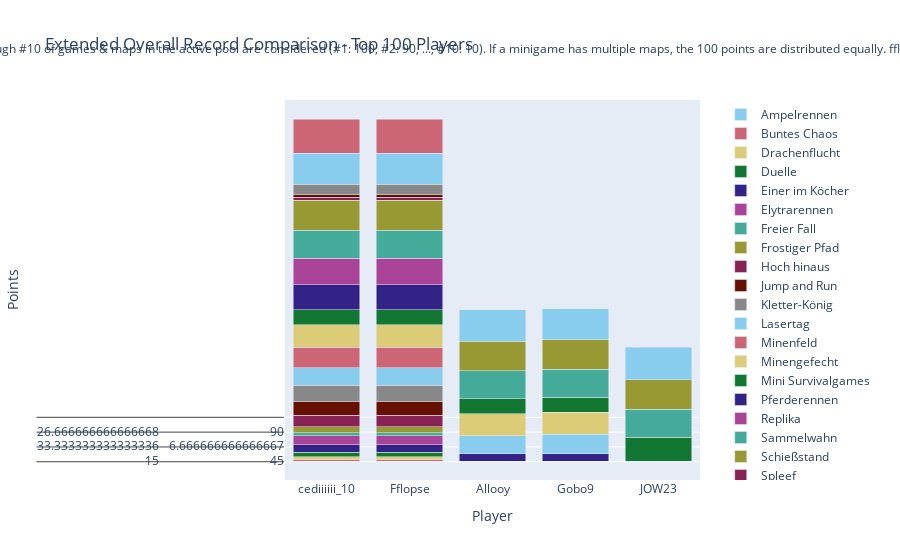

The cell this chart's notebook holds for it:
### Code cell
import plotly.graph_objects as go

# Sum all columns to get the total score
outDf['Total'] = outDf.sum(axis=1)

# Sort by total score and fill N/A values with 0
outDf = outDf.sort_values(by='Total', ascending=False).fillna(0)

# Crop to top 10 players
cropDf = outDf.head(100).copy()

# Drop the 'Total' column for plotting
cropDf = cropDf.drop(columns=['Total'])

# Create a color palette
color_palette = px.colors.qualitative.Safe

# Create the stacked bar plot
fig = go.Figure()

for column in cropDf.columns.difference(['Player']):
    fig.add_trace(go.Bar(
        x=cropDf.index,
        y=cropDf[column],
        name=column,
        marker_color=color_palette[len(fig.data) % len(color_palette)]
    ))

# Update layout
fig.update_layout(
    barmode='stack',
    title='Extended Overall Record Comparison - Top 100 Players',
    xaxis=dict(title='Player'),
    yaxis=dict(title='Points'),
    #height=800,
    #width=1000,
    legend=dict(
        x=1.05,
        y=0.5,
        traceorder='normal',
        font=dict(size=12),
        bgcolor='rgba(255, 255, 255, 0)',
        bordercolor='rgba(0, 0, 0, 0)'
    ),
    margin=dict(r=200),  # Adjust right margin to make room for the legend
    annotations=[
        dict(
            x=0.5,
            y=1.1635,
            xref='paper',
            yref='paper',
            text='Max 100 points per minigame. Records #1 through #10 of games & maps in the active pool are considered (#1: 100, #2: 90, ..., #10: 10). If a minigame has multiple maps, the 100 points are distributed equally. fflopse.github.io/MCP-Records/data-analysis/global-ranking.ipynb',
            showarrow=False,
            font=dict(size=12),
            xanchor='center'
        )
    ]
)

fig.show()

# save the plot as an html file

fig.write_html('out/full_overall_record_comparison.html')

### Figure 1 — Plotly figure (JSON) as saved in the notebook; plotly's stock layout.template omitted (floating-point values rounded to 4 significant figures; data arrays with more than 128 entries replaced by an {"elided": "..."} marker saying what was removed)
{"data": [{"marker": {"color": "rgb(136, 204, 238)"}, "name": "Ampelrennen", "type": "bar", "x": ["cediiiiii_10", "Fflopse", "Allooy", "Gobo9", "JOW23", "ReichesBrot", "HerrDante", "Pedrozockt", "chrisihalt", "_n3d", "Ex4cted", "2wc", "Freeeedom", "FrozenNoah", "DarkCobweb", "Ninivee", "yzvm", "camman18YT", "yiiq", "byTobi", "Squashgitter333", "Grapfen", "Teesily", "MindsetKito", "KakaMC", "2B9", "Umgfoin", "h4nnes", "miridis41", "Schmaarek", "zBro", "lizsyy", "unausgesprochen", "Shiewk", "Davinci_Son", "TheFabo", "ffawks", "La_meleagro", "Sey__", "TheBreadHD", "HeIsJustAPoorBoy", "Luxemburq", "IchHolzDichWeg", "MaxMitMaulkorb", "ByNetherdude", "LeWi_100", "Pluto28", "G0at3D", "GeneralEnte06", "Gerrygames", "Gummibearchen", "Lubottus", "Kyuudo", "GamemasterNiki", "agowskyy", "LordAlexos", "GermanPie", "lolisamakun", "Lingex", "NotLennart", "Morittz", "Feinberg", "JennieKim", "M0osebumps", "Simlll", "revolverz", "Stockinqs", "LeMetin_", "Julius16", "Sower_", "Dokkkkko", "xBaumeisterin", "YBCM", "Mincheeen", "SiLoHB", "Cytoox", "Vacted", "Janne4k", "Krusti", "xX_Dima_ggg_Xx6", "Vanillinchen", "Seemops_8", "ScreamingBlatz", "Bikoop", "20LeRe10", "MoZadaCraft", "EinfachEazy", "lolisamasan", "Falke23_5", "RasenLP", "Tim_Voltia", "deadfiight", "HerosHD", "Ritokii", "Gryzes", "Nervigerr", "SpeckyCut", "PixlNight", "Lennart0911", "BastiGHG"], "y": {"elided": "100x2 int values"}}, {"marker": {"color": "rgb(204, 102, 119)"}, "name": "Buntes Chaos", "type": "bar", "x": ["cediiiiii_10", "Fflopse", "Allooy", "Gobo9", "JOW23", "ReichesBrot", "HerrDante", "Pedrozockt", "chrisihalt", "_n3d", "Ex4cted", "2wc", "Freeeedom", "FrozenNoah", "DarkCobweb", "Ninivee", "yzvm", "camman18YT", "yiiq", "byTobi", "Squashgitter333", "Grapfen", "Teesily", "MindsetKito", "KakaMC", "2B9", "Umgfoin", "h4nnes", "miridis41", "Schmaarek", "zBro", "lizsyy", "unausgesprochen", "Shiewk", "Davinci_Son", "TheFabo", "ffawks", "La_meleagro", "Sey__", "TheBreadHD", "HeIsJustAPoorBoy", "Luxemburq", "IchHolzDichWeg", "MaxMitMaulkorb", "ByNetherdude", "LeWi_100", "Pluto28", "G0at3D", "GeneralEnte06", "Gerrygames", "Gummibearchen", "Lubottus", "Kyuudo", "GamemasterNiki", "agowskyy", "LordAlexos", "GermanPie", "lolisamakun", "Lingex", "NotLennart", "Morittz", "Feinberg", "JennieKim", "M0osebumps", "Simlll", "revolverz", "Stockinqs", "LeMetin_", "Julius16", "Sower_", "Dokkkkko", "xBaumeisterin", "YBCM", "Mincheeen", "SiLoHB", "Cytoox", "Vacted", "Janne4k", "Krusti", "xX_Dima_ggg_Xx6", "Vanillinchen", "Seemops_8", "ScreamingBlatz", "Bikoop", "20LeRe10", "MoZadaCraft", "EinfachEazy", "lolisamasan", "Falke23_5", "RasenLP", "Tim_Voltia", "deadfiight", "HerosHD", "Ritokii", "Gryzes", "Nervigerr", "SpeckyCut", "PixlNight", "Lennart0911", "BastiGHG"], "y": {"elided": "100x2 int values"}}, {"marker": {"color": "rgb(221, 204, 119)"}, "name": "Drachenflucht", "type": "bar", "x": ["cediiiiii_10", "Fflopse", "Allooy", "Gobo9", "JOW23", "ReichesBrot", "HerrDante", "Pedrozockt", "chrisihalt", "_n3d", "Ex4cted", "2wc", "Freeeedom", "FrozenNoah", "DarkCobweb", "Ninivee", "yzvm", "camman18YT", "yiiq", "byTobi", "Squashgitter333", "Grapfen", "Teesily", "MindsetKito", "KakaMC", "2B9", "Umgfoin", "h4nnes", "miridis41", "Schmaarek", "zBro", "lizsyy", "unausgesprochen", "Shiewk", "Davinci_Son", "TheFabo", "ffawks", "La_meleagro", "Sey__", "TheBreadHD", "HeIsJustAPoorBoy", "Luxemburq", "IchHolzDichWeg", "MaxMitMaulkorb", "ByNetherdude", "LeWi_100", "Pluto28", "G0at3D", "GeneralEnte06", "Gerrygames", "Gummibearchen", "Lubottus", "Kyuudo", "GamemasterNiki", "agowskyy", "LordAlexos", "GermanPie", "lolisamakun", "Lingex", "NotLennart", "Morittz", "Feinberg", "JennieKim", "M0osebumps", "Simlll", "revolverz", "Stockinqs", "LeMetin_", "Julius16", "Sower_", "Dokkkkko", "xBaumeisterin", "YBCM", "Mincheeen", "SiLoHB", "Cytoox", "Vacted", "Janne4k", "Krusti", "xX_Dima_ggg_Xx6", "Vanillinchen", "Seemops_8", "ScreamingBlatz", "Bikoop", "20LeRe10", "MoZadaCraft", "EinfachEazy", "lolisamasan", "Falke23_5", "RasenLP", "Tim_Voltia", "deadfiight", "HerosHD", "Ritokii", "Gryzes", "Nervigerr", "SpeckyCut", "PixlNight", "Lennart0911", "BastiGHG"], "y": {"elided": "100x2 float values"}}, {"marker": {"color": "rgb(17, 119, 51)"}, "name": "Duelle", "type": "bar", "x": ["cediiiiii_10", "Fflopse", "Allooy", "Gobo9", "JOW23", "ReichesBrot", "HerrDante", "Pedrozockt", "chrisihalt", "_n3d", "Ex4cted", "2wc", "Freeeedom", "FrozenNoah", "DarkCobweb", "Ninivee", "yzvm", "camman18YT", "yiiq", "byTobi", "Squashgitter333", "Grapfen", "Teesily", "MindsetKito", "KakaMC", "2B9", "Umgfoin", "h4nnes", "miridis41", "Schmaarek", "zBro", "lizsyy", "unausgesprochen", "Shiewk", "Davinci_Son", "TheFabo", "ffawks", "La_meleagro", "Sey__", "TheBreadHD", "HeIsJustAPoorBoy", "Luxemburq", "IchHolzDichWeg", "MaxMitMaulkorb", "ByNetherdude", "LeWi_100", "Pluto28", "G0at3D", "GeneralEnte06", "Gerrygames", "Gummibearchen", "Lubottus", "Kyuudo", "GamemasterNiki", "agowskyy", "LordAlexos", "GermanPie", "lolisamakun", "Lingex", "NotLennart", "Morittz", "Feinberg", "JennieKim", "M0osebumps", "Simlll", "revolverz", "Stockinqs", "LeMetin_", "Julius16", "Sower_", "Dokkkkko", "xBaumeisterin", "YBCM", "Mincheeen", "SiLoHB", "Cytoox", "Vacted", "Janne4k", "Krusti", "xX_Dima_ggg_Xx6", "Vanillinchen", "Seemops_8", "ScreamingBlatz", "Bikoop", "20LeRe10", "MoZadaCraft", "EinfachEazy", "lolisamasan", "Falke23_5", "RasenLP", "Tim_Voltia", "deadfiight", "HerosHD", "Ritokii", "Gryzes", "Nervigerr", "SpeckyCut", "PixlNight", "Lennart0911", "BastiGHG"], "y": {"elided": "100x2 int values"}}, {"marker": {"color": "rgb(51, 34, 136)"}, "name": "Einer im Köcher", "type": "bar", "x": ["cediiiiii_10", "Fflopse", "Allooy", "Gobo9", "JOW23", "ReichesBrot", "HerrDante", "Pedrozockt", "chrisihalt", "_n3d", "Ex4cted", "2wc", "Freeeedom", "FrozenNoah", "DarkCobweb", "Ninivee", "yzvm", "camman18YT", "yiiq", "byTobi", "Squashgitter333", "Grapfen", "Teesily", "MindsetKito", "KakaMC", "2B9", "Umgfoin", "h4nnes", "miridis41", "Schmaarek", "zBro", "lizsyy", "unausgesprochen", "Shiewk", "Davinci_Son", "TheFabo", "ffawks", "La_meleagro", "Sey__", "TheBreadHD", "HeIsJustAPoorBoy", "Luxemburq", "IchHolzDichWeg", "MaxMitMaulkorb", "ByNetherdude", "LeWi_100", "Pluto28", "G0at3D", "GeneralEnte06", "Gerrygames", "Gummibearchen", "Lubottus", "Kyuudo", "GamemasterNiki", "agowskyy", "LordAlexos", "GermanPie", "lolisamakun", "Lingex", "NotLennart", "Morittz", "Feinberg", "JennieKim", "M0osebumps", "Simlll", "revolverz", "Stockinqs", "LeMetin_", "Julius16", "Sower_", "Dokkkkko", "xBaumeisterin", "YBCM", "Mincheeen", "SiLoHB", "Cytoox", "Vacted", "Janne4k", "Krusti", "xX_Dima_ggg_Xx6", "Vanillinchen", "Seemops_8", "ScreamingBlatz", "Bikoop", "20LeRe10", "MoZadaCraft", "EinfachEazy", "lolisamasan", "Falke23_5", "RasenLP", "Tim_Voltia", "deadfiight", "HerosHD", "Ritokii", "Gryzes", "Nervigerr", "SpeckyCut", "PixlNight", "Lennart0911", "BastiGHG"], "y": {"elided": "100x4 float values"}}, {"marker": {"color": "rgb(170, 68, 153)"}, "name": "Elytrarennen", "type": "bar", "x": ["cediiiiii_10", "Fflopse", "Allooy", "Gobo9", "JOW23", "ReichesBrot", "HerrDante", "Pedrozockt", "chrisihalt", "_n3d", "Ex4cted", "2wc", "Freeeedom", "FrozenNoah", "DarkCobweb", "Ninivee", "yzvm", "camman18YT", "yiiq", "byTobi", "Squashgitter333", "Grapfen", "Teesily", "MindsetKito", "KakaMC", "2B9", "Umgfoin", "h4nnes", "miridis41", "Schmaarek", "zBro", "lizsyy", "unausgesprochen", "Shiewk", "Davinci_Son", "TheFabo", "ffawks", "La_meleagro", "Sey__", "TheBreadHD", "HeIsJustAPoorBoy", "Luxemburq", "IchHolzDichWeg", "MaxMitMaulkorb", "ByNetherdude", "LeWi_100", "Pluto28", "G0at3D", "GeneralEnte06", "Gerrygames", "Gummibearchen", "Lubottus", "Kyuudo", "GamemasterNiki", "agowskyy", "LordAlexos", "GermanPie", "lolisamakun", "Lingex", "NotLennart", "Morittz", "Feinberg", "JennieKim", "M0osebumps", "Simlll", "revolverz", "Stockinqs", "LeMetin_", "Julius16", "Sower_", "Dokkkkko", "xBaumeisterin", "YBCM", "Mincheeen", "SiLoHB", "Cytoox", "Vacted", "Janne4k", "Krusti", "xX_Dima_ggg_Xx6", "Vanillinchen", "Seemops_8", "ScreamingBlatz", "Bikoop", "20LeRe10", "MoZadaCraft", "EinfachEazy", "lolisamasan", "Falke23_5", "RasenLP", "Tim_Voltia", "deadfiight", "HerosHD", "Ritokii", "Gryzes", "Nervigerr", "SpeckyCut", "PixlNight", "Lennart0911", "BastiGHG"], "y": {"elided": "100x2 float values"}}, {"marker": {"color": "rgb(68, 170, 153)"}, "name": "Freier Fall", "type": "bar", "x": ["cediiiiii_10", "Fflopse", "Allooy", "Gobo9", "JOW23", "ReichesBrot", "HerrDante", "Pedrozockt", "chrisihalt", "_n3d", "Ex4cted", "2wc", "Freeeedom", "FrozenNoah", "DarkCobweb", "Ninivee", "yzvm", "camman18YT", "yiiq", "byTobi", "Squashgitter333", "Grapfen", "Teesily", "MindsetKito", "KakaMC", "2B9", "Umgfoin", "h4nnes", "miridis41", "Schmaarek", "zBro", "lizsyy", "unausgesprochen", "Shiewk", "Davinci_Son", "TheFabo", "ffawks", "La_meleagro", "Sey__", "TheBreadHD", "HeIsJustAPoorBoy", "Luxemburq", "IchHolzDichWeg", "MaxMitMaulkorb", "ByNetherdude", "LeWi_100", "Pluto28", "G0at3D", "GeneralEnte06", "Gerrygames", "Gummibearchen", "Lubottus", "Kyuudo", "GamemasterNiki", "agowskyy", "LordAlexos", "GermanPie", "lolisamakun", "Lingex", "NotLennart", "Morittz", "Feinberg", "JennieKim", "M0osebumps", "Simlll", "revolverz", "Stockinqs", "LeMetin_", "Julius16", "Sower_", "Dokkkkko", "xBaumeisterin", "YBCM", "Mincheeen", "SiLoHB", "Cytoox", "Vacted", "Janne4k", "Krusti", "xX_Dima_ggg_Xx6", "Vanillinchen", "Seemops_8", "ScreamingBlatz", "Bikoop", "20LeRe10", "MoZadaCraft", "EinfachEazy", "lolisamasan", "Falke23_5", "RasenLP", "Tim_Voltia", "deadfiight", "HerosHD", "Ritokii", "Gryzes", "Nervigerr", "SpeckyCut", "PixlNight", "Lennart0911", "BastiGHG"], "y": {"elided": "100x2 int values"}}, {"marker": {"color": "rgb(153, 153, 51)"}, "name": "Frostiger Pfad", "type": "bar", "x": ["cediiiiii_10", "Fflopse", "Allooy", "Gobo9", "JOW23", "ReichesBrot", "HerrDante", "Pedrozockt", "chrisihalt", "_n3d", "Ex4cted", "2wc", "Freeeedom", "FrozenNoah", "DarkCobweb", "Ninivee", "yzvm", "camman18YT", "yiiq", "byTobi", "Squashgitter333", "Grapfen", "Teesily", "MindsetKito", "KakaMC", "2B9", "Umgfoin", "h4nnes", "miridis41", "Schmaarek", "zBro", "lizsyy", "unausgesprochen", "Shiewk", "Davinci_Son", "TheFabo", "ffawks", "La_meleagro", "Sey__", "TheBreadHD", "HeIsJustAPoorBoy", "Luxemburq", "IchHolzDichWeg", "MaxMitMaulkorb", "ByNetherdude", "LeWi_100", "Pluto28", "G0at3D", "GeneralEnte06", "Gerrygames", "Gummibearchen", "Lubottus", "Kyuudo", "GamemasterNiki", "agowskyy", "LordAlexos", "GermanPie", "lolisamakun", "Lingex", "NotLennart", "Morittz", "Feinberg", "JennieKim", "M0osebumps", "Simlll", "revolverz", "Stockinqs", "LeMetin_", "Julius16", "Sower_", "Dokkkkko", "xBaumeisterin", "YBCM", "Mincheeen", "SiLoHB", "Cytoox", "Vacted", "Janne4k", "Krusti", "xX_Dima_ggg_Xx6", "Vanillinchen", "Seemops_8", "ScreamingBlatz", "Bikoop", "20LeRe10", "MoZadaCraft", "EinfachEazy", "lolisamasan", "Falke23_5", "RasenLP", "Tim_Voltia", "deadfiight", "HerosHD", "Ritokii", "Gryzes", "Nervigerr", "SpeckyCut", "PixlNight", "Lennart0911", "BastiGHG"], "y": {"elided": "100x2 int values"}}, {"marker": {"color": "rgb(136, 34, 85)"}, "name": "Hoch hinaus", "type": "bar", "x": ["cediiiiii_10", "Fflopse", "Allooy", "Gobo9", "JOW23", "ReichesBrot", "HerrDante", "Pedrozockt", "chrisihalt", "_n3d", "Ex4cted", "2wc", "Freeeedom", "FrozenNoah", "DarkCobweb", "Ninivee", "yzvm", "camman18YT", "yiiq", "byTobi", "Squashgitter333", "Grapfen", "Teesily", "MindsetKito", "KakaMC", "2B9", "Umgfoin", "h4nnes", "miridis41", "Schmaarek", "zBro", "lizsyy", "unausgesprochen", "Shiewk", "Davinci_Son", "TheFabo", "ffawks", "La_meleagro", "Sey__", "TheBreadHD", "HeIsJustAPoorBoy", "Luxemburq", "IchHolzDichWeg", "MaxMitMaulkorb", "ByNetherdude", "LeWi_100", "Pluto28", "G0at3D", "GeneralEnte06", "Gerrygames", "Gummibearchen", "Lubottus", "Kyuudo", "GamemasterNiki", "agowskyy", "LordAlexos", "GermanPie", "lolisamakun", "Lingex", "NotLennart", "Morittz", "Feinberg", "JennieKim", "M0osebumps", "Simlll", "revolverz", "Stockinqs", "LeMetin_", "Julius16", "Sower_", "Dokkkkko", "xBaumeisterin", "YBCM", "Mincheeen", "SiLoHB", "Cytoox", "Vacted", "Janne4k", "Krusti", "xX_Dima_ggg_Xx6", "Vanillinchen", "Seemops_8", "ScreamingBlatz", "Bikoop", "20LeRe10", "MoZadaCraft", "EinfachEazy", "lolisamasan", "Falke23_5", "RasenLP", "Tim_Voltia", "deadfiight", "HerosHD", "Ritokii", "Gryzes", "Nervigerr", "SpeckyCut", "PixlNight", "Lennart0911", "BastiGHG"], "y": {"elided": "100x2 int values"}}, {"marker": {"color": "rgb(102, 17, 0)"}, "name": "Jump and Run", "type": "bar", "x": ["cediiiiii_10", "Fflopse", "Allooy", "Gobo9", "JOW23", "ReichesBrot", "HerrDante", "Pedrozockt", "chrisihalt", "_n3d", "Ex4cted", "2wc", "Freeeedom", "FrozenNoah", "DarkCobweb", "Ninivee", "yzvm", "camman18YT", "yiiq", "byTobi", "Squashgitter333", "Grapfen", "Teesily", "MindsetKito", "KakaMC", "2B9", "Umgfoin", "h4nnes", "miridis41", "Schmaarek", "zBro", "lizsyy", "unausgesprochen", "Shiewk", "Davinci_Son", "TheFabo", "ffawks", "La_meleagro", "Sey__", "TheBreadHD", "HeIsJustAPoorBoy", "Luxemburq", "IchHolzDichWeg", "MaxMitMaulkorb", "ByNetherdude", "LeWi_100", "Pluto28", "G0at3D", "GeneralEnte06", "Gerrygames", "Gummibearchen", "Lubottus", "Kyuudo", "GamemasterNiki", "agowskyy", "LordAlexos", "GermanPie", "lolisamakun", "Lingex", "NotLennart", "Morittz", "Feinberg", "JennieKim", "M0osebumps", "Simlll", "revolverz", "Stockinqs", "LeMetin_", "Julius16", "Sower_", "Dokkkkko", "xBaumeisterin", "YBCM", "Mincheeen", "SiLoHB", "Cytoox", "Vacted", "Janne4k", "Krusti", "xX_Dima_ggg_Xx6", "Vanillinchen", "Seemops_8", "ScreamingBlatz", "Bikoop", "20LeRe10", "MoZadaCraft", "EinfachEazy", "lolisamasan", "Falke23_5", "RasenLP", "Tim_Voltia", "deadfiight", "HerosHD", "Ritokii", "Gryzes", "Nervigerr", "SpeckyCut", "PixlNight", "Lennart0911", "BastiGHG"], "y": {"elided": "100x2 float values"}}, {"marker": {"color": "rgb(136, 136, 136)"}, "name": "Kletter-König", "type": "bar", "x": ["cediiiiii_10", "Fflopse", "Allooy", "Gobo9", "JOW23", "ReichesBrot", "HerrDante", "Pedrozockt", "chrisihalt", "_n3d", "Ex4cted", "2wc", "Freeeedom", "FrozenNoah", "DarkCobweb", "Ninivee", "yzvm", "camman18YT", "yiiq", "byTobi", "Squashgitter333", "Grapfen", "Teesily", "MindsetKito", "KakaMC", "2B9", "Umgfoin", "h4nnes", "miridis41", "Schmaarek", "zBro", "lizsyy", "unausgesprochen", "Shiewk", "Davinci_Son", "TheFabo", "ffawks", "La_meleagro", "Sey__", "TheBreadHD", "HeIsJustAPoorBoy", "Luxemburq", "IchHolzDichWeg", "MaxMitMaulkorb", "ByNetherdude", "LeWi_100", "Pluto28", "G0at3D", "GeneralEnte06", "Gerrygames", "Gummibearchen", "Lubottus", "Kyuudo", "GamemasterNiki", "agowskyy", "LordAlexos", "GermanPie", "lolisamakun", "Lingex", "NotLennart", "Morittz", "Feinberg", "JennieKim", "M0osebumps", "Simlll", "revolverz", "Stockinqs", "LeMetin_", "Julius16", "Sower_", "Dokkkkko", "xBaumeisterin", "YBCM", "Mincheeen", "SiLoHB", "Cytoox", "Vacted", "Janne4k", "Krusti", "xX_Dima_ggg_Xx6", "Vanillinchen", "Seemops_8", "ScreamingBlatz", "Bikoop", "20LeRe10", "MoZadaCraft", "EinfachEazy", "lolisamasan", "Falke23_5", "RasenLP", "Tim_Voltia", "deadfiight", "HerosHD", "Ritokii", "Gryzes", "Nervigerr", "SpeckyCut", "PixlNight", "Lennart0911", "BastiGHG"], "y": {"elided": "100x2 float values"}}, {"marker": {"color": "rgb(136, 204, 238)"}, "name": "Lasertag", "type": "bar", "x": ["cediiiiii_10", "Fflopse", "Allooy", "Gobo9", "JOW23", "ReichesBrot", "HerrDante", "Pedrozockt", "chrisihalt", "_n3d", "Ex4cted", "2wc", "Freeeedom", "FrozenNoah", "DarkCobweb", "Ninivee", "yzvm", "camman18YT", "yiiq", "byTobi", "Squashgitter333", "Grapfen", "Teesily", "MindsetKito", "KakaMC", "2B9", "Umgfoin", "h4nnes", "miridis41", "Schmaarek", "zBro", "lizsyy", "unausgesprochen", "Shiewk", "Davinci_Son", "TheFabo", "ffawks", "La_meleagro", "Sey__", "TheBreadHD", "HeIsJustAPoorBoy", "Luxemburq", "IchHolzDichWeg", "MaxMitMaulkorb", "ByNetherdude", "LeWi_100", "Pluto28", "G0at3D", "GeneralEnte06", "Gerrygames", "Gummibearchen", "Lubottus", "Kyuudo", "GamemasterNiki", "agowskyy", "LordAlexos", "GermanPie", "lolisamakun", "Lingex", "NotLennart", "Morittz", "Feinberg", "JennieKim", "M0osebumps", "Simlll", "revolverz", "Stockinqs", "LeMetin_", "Julius16", "Sower_", "Dokkkkko", "xBaumeisterin", "YBCM", "Mincheeen", "SiLoHB", "Cytoox", "Vacted", "Janne4k", "Krusti", "xX_Dima_ggg_Xx6", "Vanillinchen", "Seemops_8", "ScreamingBlatz", "Bikoop", "20LeRe10", "MoZadaCraft", "EinfachEazy", "lolisamasan", "Falke23_5", "RasenLP", "Tim_Voltia", "deadfiight", "HerosHD", "Ritokii", "Gryzes", "Nervigerr", "SpeckyCut", "PixlNight", "Lennart0911", "BastiGHG"], "y": {"elided": "100x4 float values"}}, {"marker": {"color": "rgb(204, 102, 119)"}, "name": "Minenfeld", "type": "bar", "x": ["cediiiiii_10", "Fflopse", "Allooy", "Gobo9", "JOW23", "ReichesBrot", "HerrDante", "Pedrozockt", "chrisihalt", "_n3d", "Ex4cted", "2wc", "Freeeedom", "FrozenNoah", "DarkCobweb", "Ninivee", "yzvm", "camman18YT", "yiiq", "byTobi", "Squashgitter333", "Grapfen", "Teesily", "MindsetKito", "KakaMC", "2B9", "Umgfoin", "h4nnes", "miridis41", "Schmaarek", "zBro", "lizsyy", "unausgesprochen", "Shiewk", "Davinci_Son", "TheFabo", "ffawks", "La_meleagro", "Sey__", "TheBreadHD", "HeIsJustAPoorBoy", "Luxemburq", "IchHolzDichWeg", "MaxMitMaulkorb", "ByNetherdude", "LeWi_100", "Pluto28", "G0at3D", "GeneralEnte06", "Gerrygames", "Gummibearchen", "Lubottus", "Kyuudo", "GamemasterNiki", "agowskyy", "LordAlexos", "GermanPie", "lolisamakun", "Lingex", "NotLennart", "Morittz", "Feinberg", "JennieKim", "M0osebumps", "Simlll", "revolverz", "Stockinqs", "LeMetin_", "Julius16", "Sower_", "Dokkkkko", "xBaumeisterin", "YBCM", "Mincheeen", "SiLoHB", "Cytoox", "Vacted", "Janne4k", "Krusti", "xX_Dima_ggg_Xx6", "Vanillinchen", "Seemops_8", "ScreamingBlatz", "Bikoop", "20LeRe10", "MoZadaCraft", "EinfachEazy", "lolisamasan", "Falke23_5", "RasenLP", "Tim_Voltia", "deadfiight", "HerosHD", "Ritokii", "Gryzes", "Nervigerr", "SpeckyCut", "PixlNight", "Lennart0911", "BastiGHG"], "y": {"elided": "100x2 float values"}}, {"marker": {"color": "rgb(221, 204, 119)"}, "name": "Minengefecht", "type": "bar", "x": ["cediiiiii_10", "Fflopse", "Allooy", "Gobo9", "JOW23", "ReichesBrot", "HerrDante", "Pedrozockt", "chrisihalt", "_n3d", "Ex4cted", "2wc", "Freeeedom", "FrozenNoah", "DarkCobweb", "Ninivee", "yzvm", "camman18YT", "yiiq", "byTobi", "Squashgitter333", "Grapfen", "Teesily", "MindsetKito", "KakaMC", "2B9", "Umgfoin", "h4nnes", "miridis41", "Schmaarek", "zBro", "lizsyy", "unausgesprochen", "Shiewk", "Davinci_Son", "TheFabo", "ffawks", "La_meleagro", "Sey__", "TheBreadHD", "HeIsJustAPoorBoy", "Luxemburq", "IchHolzDichWeg", "MaxMitMaulkorb", "ByNetherdude", "LeWi_100", "Pluto28", "G0at3D", "GeneralEnte06", "Gerrygames", "Gummibearchen", "Lubottus", "Kyuudo", "GamemasterNiki", "agowskyy", "LordAlexos", "GermanPie", "lolisamakun", "Lingex", "NotLennart", "Morittz", "Feinberg", "JennieKim", "M0osebumps", "Simlll", "revolverz", "Stockinqs", "LeMetin_", "Julius16", "Sower_", "Dokkkkko", "xBaumeisterin", "YBCM", "Mincheeen", "SiLoHB", "Cytoox", "Vacted", "Janne4k", "Krusti", "xX_Dima_ggg_Xx6", "Vanillinchen", "Seemops_8", "ScreamingBlatz", "Bikoop", "20LeRe10", "MoZadaCraft", "EinfachEazy", "lolisamasan", "Falke23_5", "RasenLP", "Tim_Voltia", "deadfiight", "HerosHD", "Ritokii", "Gryzes", "Nervigerr", "SpeckyCut", "PixlNight", "Lennart0911", "BastiGHG"], "y": {"elided": "100x4 float values"}}, {"marker": {"color": "rgb(17, 119, 51)"}, "name": "Mini Survivalgames", "type": "bar", "x": ["cediiiiii_10", "Fflopse", "Allooy", "Gobo9", "JOW23", "ReichesBrot", "HerrDante", "Pedrozockt", "chrisihalt", "_n3d", "Ex4cted", "2wc", "Freeeedom", "FrozenNoah", "DarkCobweb", "Ninivee", "yzvm", "camman18YT", "yiiq", "byTobi", "Squashgitter333", "Grapfen", "Teesily", "MindsetKito", "KakaMC", "2B9", "Umgfoin", "h4nnes", "miridis41", "Schmaarek", "zBro", "lizsyy", "unausgesprochen", "Shiewk", "Davinci_Son", "TheFabo", "ffawks", "La_meleagro", "Sey__", "TheBreadHD", "HeIsJustAPoorBoy", "Luxemburq", "IchHolzDichWeg", "MaxMitMaulkorb", "ByNetherdude", "LeWi_100", "Pluto28", "G0at3D", "GeneralEnte06", "Gerrygames", "Gummibearchen", "Lubottus", "Kyuudo", "GamemasterNiki", "agowskyy", "LordAlexos", "GermanPie", "lolisamakun", "Lingex", "NotLennart", "Morittz", "Feinberg", "JennieKim", "M0osebumps", "Simlll", "revolverz", "Stockinqs", "LeMetin_", "Julius16", "Sower_", "Dokkkkko", "xBaumeisterin", "YBCM", "Mincheeen", "SiLoHB", "Cytoox", "Vacted", "Janne4k", "Krusti", "xX_Dima_ggg_Xx6", "Vanillinchen", "Seemops_8", "ScreamingBlatz", "Bikoop", "20LeRe10", "MoZadaCraft", "EinfachEazy", "lolisamasan", "Falke23_5", "RasenLP", "Tim_Voltia", "deadfiight", "HerosHD", "Ritokii", "Gryzes", "Nervigerr", "SpeckyCut", "PixlNight", "Lennart0911", "BastiGHG"], "y": {"elided": "100x5 float values"}}, {"marker": {"color": "rgb(51, 34, 136)"}, "name": "Pferderennen", "type": "bar", "x": ["cediiiiii_10", "Fflopse", "Allooy", "Gobo9", "JOW23", "ReichesBrot", "HerrDante", "Pedrozockt", "chrisihalt", "_n3d", "Ex4cted", "2wc", "Freeeedom", "FrozenNoah", "DarkCobweb", "Ninivee", "yzvm", "camman18YT", "yiiq", "byTobi", "Squashgitter333", "Grapfen", "Teesily", "MindsetKito", "KakaMC", "2B9", "Umgfoin", "h4nnes", "miridis41", "Schmaarek", "zBro", "lizsyy", "unausgesprochen", "Shiewk", "Davinci_Son", "TheFabo", "ffawks", "La_meleagro", "Sey__", "TheBreadHD", "HeIsJustAPoorBoy", "Luxemburq", "IchHolzDichWeg", "MaxMitMaulkorb", "ByNetherdude", "LeWi_100", "Pluto28", "G0at3D", "GeneralEnte06", "Gerrygames", "Gummibearchen", "Lubottus", "Kyuudo", "GamemasterNiki", "agowskyy", "LordAlexos", "GermanPie", "lolisamakun", "Lingex", "NotLennart", "Morittz", "Feinberg", "JennieKim", "M0osebumps", "Simlll", "revolverz", "Stockinqs", "LeMetin_", "Julius16", "Sower_", "Dokkkkko", "xBaumeisterin", "YBCM", "Mincheeen", "SiLoHB", "Cytoox", "Vacted", "Janne4k", "Krusti", "xX_Dima_ggg_Xx6", "Vanillinchen", "Seemops_8", "ScreamingBlatz", "Bikoop", "20LeRe10", "MoZadaCraft", "EinfachEazy", "lolisamasan", "Falke23_5", "RasenLP", "Tim_Voltia", "deadfiight", "HerosHD", "Ritokii", "Gryzes", "Nervigerr", "SpeckyCut", "PixlNight", "Lennart0911", "BastiGHG"], "y": {"elided": "100x2 float values"}}, {"marker": {"color": "rgb(170, 68, 153)"}, "name": "Replika", "type": "bar", "x": ["cediiiiii_10", "Fflopse", "Allooy", "Gobo9", "JOW23", "ReichesBrot", "HerrDante", "Pedrozockt", "chrisihalt", "_n3d", "Ex4cted", "2wc", "Freeeedom", "FrozenNoah", "DarkCobweb", "Ninivee", "yzvm", "camman18YT", "yiiq", "byTobi", "Squashgitter333", "Grapfen", "Teesily", "MindsetKito", "KakaMC", "2B9", "Umgfoin", "h4nnes", "miridis41", "Schmaarek", "zBro", "lizsyy", "unausgesprochen", "Shiewk", "Davinci_Son", "TheFabo", "ffawks", "La_meleagro", "Sey__", "TheBreadHD", "HeIsJustAPoorBoy", "Luxemburq", "IchHolzDichWeg", "MaxMitMaulkorb", "ByNetherdude", "LeWi_100", "Pluto28", "G0at3D", "GeneralEnte06", "Gerrygames", "Gummibearchen", "Lubottus", "Kyuudo", "GamemasterNiki", "agowskyy", "LordAlexos", "GermanPie", "lolisamakun", "Lingex", "NotLennart", "Morittz", "Feinberg", "JennieKim", "M0osebumps", "Simlll", "revolverz", "Stockinqs", "LeMetin_", "Julius16", "Sower_", "Dokkkkko", "xBaumeisterin", "YBCM", "Mincheeen", "SiLoHB", "Cytoox", "Vacted", "Janne4k", "Krusti", "xX_Dima_ggg_Xx6", "Vanillinchen", "Seemops_8", "ScreamingBlatz", "Bikoop", "20LeRe10", "MoZadaCraft", "EinfachEazy", "lolisamasan", "Falke23_5", "RasenLP", "Tim_Voltia", "deadfiight", "HerosHD", "Ritokii", "Gryzes", "Nervigerr", "SpeckyCut", "PixlNight", "Lennart0911", "BastiGHG"], "y": {"elided": "100x2 float values"}}, {"marker": {"color": "rgb(68, 170, 153)"}, "name": "Sammelwahn", "type": "bar", "x": ["cediiiiii_10", "Fflopse", "Allooy", "Gobo9", "JOW23", "ReichesBrot", "HerrDante", "Pedrozockt", "chrisihalt", "_n3d", "Ex4cted", "2wc", "Freeeedom", "FrozenNoah", "DarkCobweb", "Ninivee", "yzvm", "camman18YT", "yiiq", "byTobi", "Squashgitter333", "Grapfen", "Teesily", "MindsetKito", "KakaMC", "2B9", "Umgfoin", "h4nnes", "miridis41", "Schmaarek", "zBro", "lizsyy", "unausgesprochen", "Shiewk", "Davinci_Son", "TheFabo", "ffawks", "La_meleagro", "Sey__", "TheBreadHD", "HeIsJustAPoorBoy", "Luxemburq", "IchHolzDichWeg", "MaxMitMaulkorb", "ByNetherdude", "LeWi_100", "Pluto28", "G0at3D", "GeneralEnte06", "Gerrygames", "Gummibearchen", "Lubottus", "Kyuudo", "GamemasterNiki", "agowskyy", "LordAlexos", "GermanPie", "lolisamakun", "Lingex", "NotLennart", "Morittz", "Feinberg", "JennieKim", "M0osebumps", "Simlll", "revolverz", "Stockinqs", "LeMetin_", "Julius16", "Sower_", "Dokkkkko", "xBaumeisterin", "YBCM", "Mincheeen", "SiLoHB", "Cytoox", "Vacted", "Janne4k", "Krusti", "xX_Dima_ggg_Xx6", "Vanillinchen", "Seemops_8", "ScreamingBlatz", "Bikoop", "20LeRe10", "MoZadaCraft", "EinfachEazy", "lolisamasan", "Falke23_5", "RasenLP", "Tim_Voltia", "deadfiight", "HerosHD", "Ritokii", "Gryzes", "Nervigerr", "SpeckyCut", "PixlNight", "Lennart0911", "BastiGHG"], "y": {"elided": "100x5 float values"}}, {"marker": {"color": "rgb(153, 153, 51)"}, "name": "Schießstand", "type": "bar", "x": ["cediiiiii_10", "Fflopse", "Allooy", "Gobo9", "JOW23", "ReichesBrot", "HerrDante", "Pedrozockt", "chrisihalt", "_n3d", "Ex4cted", "2wc", "Freeeedom", "FrozenNoah", "DarkCobweb", "Ninivee", "yzvm", "camman18YT", "yiiq", "byTobi", "Squashgitter333", "Grapfen", "Teesily", "MindsetKito", "KakaMC", "2B9", "Umgfoin", "h4nnes", "miridis41", "Schmaarek", "zBro", "lizsyy", "unausgesprochen", "Shiewk", "Davinci_Son", "TheFabo", "ffawks", "La_meleagro", "Sey__", "TheBreadHD", "HeIsJustAPoorBoy", "Luxemburq", "IchHolzDichWeg", "MaxMitMaulkorb", "ByNetherdude", "LeWi_100", "Pluto28", "G0at3D", "GeneralEnte06", "Gerrygames", "Gummibearchen", "Lubottus", "Kyuudo", "GamemasterNiki", "agowskyy", "LordAlexos", "GermanPie", "lolisamakun", "Lingex", "NotLennart", "Morittz", "Feinberg", "JennieKim", "M0osebumps", "Simlll", "revolverz", "Stockinqs", "LeMetin_", "Julius16", "Sower_", "Dokkkkko", "xBaumeisterin", "YBCM", "Mincheeen", "SiLoHB", "Cytoox", "Vacted", "Janne4k", "Krusti", "xX_Dima_ggg_Xx6", "Vanillinchen", "Seemops_8", "ScreamingBlatz", "Bikoop", "20LeRe10", "MoZadaCraft", "EinfachEazy", "lolisamasan", "Falke23_5", "RasenLP", "Tim_Voltia", "deadfiight", "HerosHD", "Ritokii", "Gryzes", "Nervigerr", "SpeckyCut", "PixlNight", "Lennart0911", "BastiGHG"], "y": {"elided": "100x5 float values"}}, {"marker": {"color": "rgb(136, 34, 85)"}, "name": "Spleef", "type": "bar", "x": ["cediiiiii_10", "Fflopse", "Allooy", "Gobo9", "JOW23", "ReichesBrot", "HerrDante", "Pedrozockt", "chrisihalt", "_n3d", "Ex4cted", "2wc", "Freeeedom", "FrozenNoah", "DarkCobweb", "Ninivee", "yzvm", "camman18YT", "yiiq", "byTobi", "Squashgitter333", "Grapfen", "Teesily", "MindsetKito", "KakaMC", "2B9", "Umgfoin", "h4nnes", "miridis41", "Schmaarek", "zBro", "lizsyy", "unausgesprochen", "Shiewk", "Davinci_Son", "TheFabo", "ffawks", "La_meleagro", "Sey__", "TheBreadHD", "HeIsJustAPoorBoy", "Luxemburq", "IchHolzDichWeg", "MaxMitMaulkorb", "ByNetherdude", "LeWi_100", "Pluto28", "G0at3D", "GeneralEnte06", "Gerrygames", "Gummibearchen", "Lubottus", "Kyuudo", "GamemasterNiki", "agowskyy", "LordAlexos", "GermanPie", "lolisamakun", "Lingex", "NotLennart", "Morittz", "Feinberg", "JennieKim", "M0osebumps", "Simlll", "revolverz", "Stockinqs", "LeMetin_", "Julius16", "Sower_", "Dokkkkko", "xBaumeisterin", "YBCM", "Mincheeen", "SiLoHB", "Cytoox", "Vacted", "Janne4k", "Krusti", "xX_Dima_ggg_Xx6", "Vanillinchen", "Seemops_8", "ScreamingBlatz", "Bikoop", "20LeRe10", "MoZadaCraft", "EinfachEazy", "lolisamasan", "Falke23_5", "RasenLP", "Tim_Voltia", "deadfiight", "HerosHD", "Ritokii", "Gryzes", "Nervigerr", "SpeckyCut", "PixlNight", "Lennart0911", "BastiGHG"], "y": {"elided": "100x2 int values"}}, {"marker": {"color": "rgb(102, 17, 0)"}, "name": "Todeswürfel", "type": "bar", "x": ["cediiiiii_10", "Fflopse", "Allooy", "Gobo9", "JOW23", "ReichesBrot", "HerrDante", "Pedrozockt", "chrisihalt", "_n3d", "Ex4cted", "2wc", "Freeeedom", "FrozenNoah", "DarkCobweb", "Ninivee", "yzvm", "camman18YT", "yiiq", "byTobi", "Squashgitter333", "Grapfen", "Teesily", "MindsetKito", "KakaMC", "2B9", "Umgfoin", "h4nnes", "miridis41", "Schmaarek", "zBro", "lizsyy", "unausgesprochen", "Shiewk", "Davinci_Son", "TheFabo", "ffawks", "La_meleagro", "Sey__", "TheBreadHD", "HeIsJustAPoorBoy", "Luxemburq", "IchHolzDichWeg", "MaxMitMaulkorb", "ByNetherdude", "LeWi_100", "Pluto28", "G0at3D", "GeneralEnte06", "Gerrygames", "Gummibearchen", "Lubottus", "Kyuudo", "GamemasterNiki", "agowskyy", "LordAlexos", "GermanPie", "lolisamakun", "Lingex", "NotLennart", "Morittz", "Feinberg", "JennieKim", "M0osebumps", "Simlll", "revolverz", "Stockinqs", "LeMetin_", "Julius16", "Sower_", "Dokkkkko", "xBaumeisterin", "YBCM", "Mincheeen", "SiLoHB", "Cytoox", "Vacted", "Janne4k", "Krusti", "xX_Dima_ggg_Xx6", "Vanillinchen", "Seemops_8", "ScreamingBlatz", "Bikoop", "20LeRe10", "MoZadaCraft", "EinfachEazy", "lolisamasan", "Falke23_5", "RasenLP", "Tim_Voltia", "deadfiight", "HerosHD", "Ritokii", "Gryzes", "Nervigerr", "SpeckyCut", "PixlNight", "Lennart0911", "BastiGHG"], "y": {"elided": "100x2 int values"}}, {"marker": {"color": "rgb(136, 136, 136)"}, "name": "Waffenfolge", "type": "bar", "x": ["cediiiiii_10", "Fflopse", "Allooy", "Gobo9", "JOW23", "ReichesBrot", "HerrDante", "Pedrozockt", "chrisihalt", "_n3d", "Ex4cted", "2wc", "Freeeedom", "FrozenNoah", "DarkCobweb", "Ninivee", "yzvm", "camman18YT", "yiiq", "byTobi", "Squashgitter333", "Grapfen", "Teesily", "MindsetKito", "KakaMC", "2B9", "Umgfoin", "h4nnes", "miridis41", "Schmaarek", "zBro", "lizsyy", "unausgesprochen", "Shiewk", "Davinci_Son", "TheFabo", "ffawks", "La_meleagro", "Sey__", "TheBreadHD", "HeIsJustAPoorBoy", "Luxemburq", "IchHolzDichWeg", "MaxMitMaulkorb", "ByNetherdude", "LeWi_100", "Pluto28", "G0at3D", "GeneralEnte06", "Gerrygames", "Gummibearchen", "Lubottus", "Kyuudo", "GamemasterNiki", "agowskyy", "LordAlexos", "GermanPie", "lolisamakun", "Lingex", "NotLennart", "Morittz", "Feinberg", "JennieKim", "M0osebumps", "Simlll", "revolverz", "Stockinqs", "LeMetin_", "Julius16", "Sower_", "Dokkkkko", "xBaumeisterin", "YBCM", "Mincheeen", "SiLoHB", "Cytoox", "Vacted", "Janne4k", "Krusti", "xX_Dima_ggg_Xx6", "Vanillinchen", "Seemops_8", "ScreamingBlatz", "Bikoop", "20LeRe10", "MoZadaCraft", "EinfachEazy", "lolisamasan", "Falke23_5", "RasenLP", "Tim_Voltia", "deadfiight", "HerosHD", "Ritokii", "Gryzes", "Nervigerr", "SpeckyCut", "PixlNight", "Lennart0911", "BastiGHG"], "y": {"elided": "100x2 int values"}}, {"marker": {"color": "rgb(136, 204, 238)"}, "name": "Walls", "type": "bar", "x": ["cediiiiii_10", "Fflopse", "Allooy", "Gobo9", "JOW23", "ReichesBrot", "HerrDante", "Pedrozockt", "chrisihalt", "_n3d", "Ex4cted", "2wc", "Freeeedom", "FrozenNoah", "DarkCobweb", "Ninivee", "yzvm", "camman18YT", "yiiq", "byTobi", "Squashgitter333", "Grapfen", "Teesily", "MindsetKito", "KakaMC", "2B9", "Umgfoin", "h4nnes", "miridis41", "Schmaarek", "zBro", "lizsyy", "unausgesprochen", "Shiewk", "Davinci_Son", "TheFabo", "ffawks", "La_meleagro", "Sey__", "TheBreadHD", "HeIsJustAPoorBoy", "Luxemburq", "IchHolzDichWeg", "MaxMitMaulkorb", "ByNetherdude", "LeWi_100", "Pluto28", "G0at3D", "GeneralEnte06", "Gerrygames", "Gummibearchen", "Lubottus", "Kyuudo", "GamemasterNiki", "agowskyy", "LordAlexos", "GermanPie", "lolisamakun", "Lingex", "NotLennart", "Morittz", "Feinberg", "JennieKim", "M0osebumps", "Simlll", "revolverz", "Stockinqs", "LeMetin_", "Julius16", "Sower_", "Dokkkkko", "xBaumeisterin", "YBCM", "Mincheeen", "SiLoHB", "Cytoox", "Vacted", "Janne4k", "Krusti", "xX_Dima_ggg_Xx6", "Vanillinchen", "Seemops_8", "ScreamingBlatz", "Bikoop", "20LeRe10", "MoZadaCraft", "EinfachEazy", "lolisamasan", "Falke23_5", "RasenLP", "Tim_Voltia", "deadfiight", "HerosHD", "Ritokii", "Gryzes", "Nervigerr", "SpeckyCut", "PixlNight", "Lennart0911", "BastiGHG"], "y": {"elided": "100x5 float values"}}, {"marker": {"color": "rgb(204, 102, 119)"}, "name": "Wettrennen", "type": "bar", "x": ["cediiiiii_10", "Fflopse", "Allooy", "Gobo9", "JOW23", "ReichesBrot", "HerrDante", "Pedrozockt", "chrisihalt", "_n3d", "Ex4cted", "2wc", "Freeeedom", "FrozenNoah", "DarkCobweb", "Ninivee", "yzvm", "camman18YT", "yiiq", "byTobi", "Squashgitter333", "Grapfen", "Teesily", "MindsetKito", "KakaMC", "2B9", "Umgfoin", "h4nnes", "miridis41", "Schmaarek", "zBro", "lizsyy", "unausgesprochen", "Shiewk", "Davinci_Son", "TheFabo", "ffawks", "La_meleagro", "Sey__", "TheBreadHD", "HeIsJustAPoorBoy", "Luxemburq", "IchHolzDichWeg", "MaxMitMaulkorb", "ByNetherdude", "LeWi_100", "Pluto28", "G0at3D", "GeneralEnte06", "Gerrygames", "Gummibearchen", "Lubottus", "Kyuudo", "GamemasterNiki", "agowskyy", "LordAlexos", "GermanPie", "lolisamakun", "Lingex", "NotLennart", "Morittz", "Feinberg", "JennieKim", "M0osebumps", "Simlll", "revolverz", "Stockinqs", "LeMetin_", "Julius16", "Sower_", "Dokkkkko", "xBaumeisterin", "YBCM", "Mincheeen", "SiLoHB", "Cytoox", "Vacted", "Janne4k", "Krusti", "xX_Dima_ggg_Xx6", "Vanillinchen", "Seemops_8", "ScreamingBlatz", "Bikoop", "20LeRe10", "MoZadaCraft", "EinfachEazy", "lolisamasan", "Falke23_5", "RasenLP", "Tim_Voltia", "deadfiight", "HerosHD", "Ritokii", "Gryzes", "Nervigerr", "SpeckyCut", "PixlNight", "Lennart0911", "BastiGHG"], "y": {"elided": "100x2 int values"}}], "layout": {"annotations": [{"font": {"size": 12}, "showarrow": false, "text": "Max 100 points per minigame. Records #1 through #10 of games & maps in the active pool are considered (#1: 100, #2: 90, ..., #10: 10). If a minigame has multiple maps, the 100 points are distributed equally. fflopse.github.io/MCP-Records/data-analysis/global-ranking.ipynb", "x": 0.5, "xanchor": "center", "xref": "paper", "y": 1.163, "yref": "paper"}], "barmode": "stack", "legend": {"bgcolor": "rgba(255, 255, 255, 0)", "bordercolor": "rgba(0, 0, 0, 0)", "font": {"size": 12}, "traceorder": "normal", "x": 1.05, "y": 0.5}, "margin": {"r": 200}, "title": {"text": "Extended Overall Record Comparison - Top 100 Players"}, "xaxis": {"title": {"text": "Player"}}, "yaxis": {"title": {"text": "Points"}}}}
